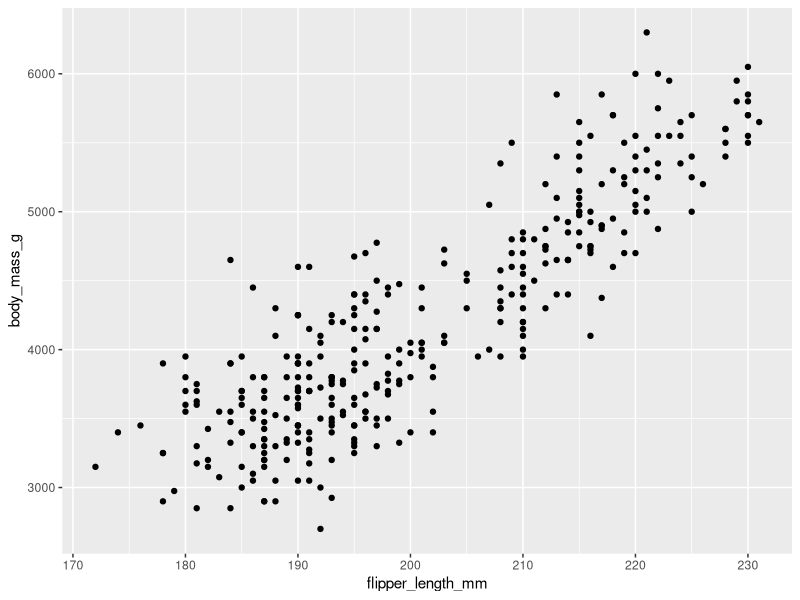
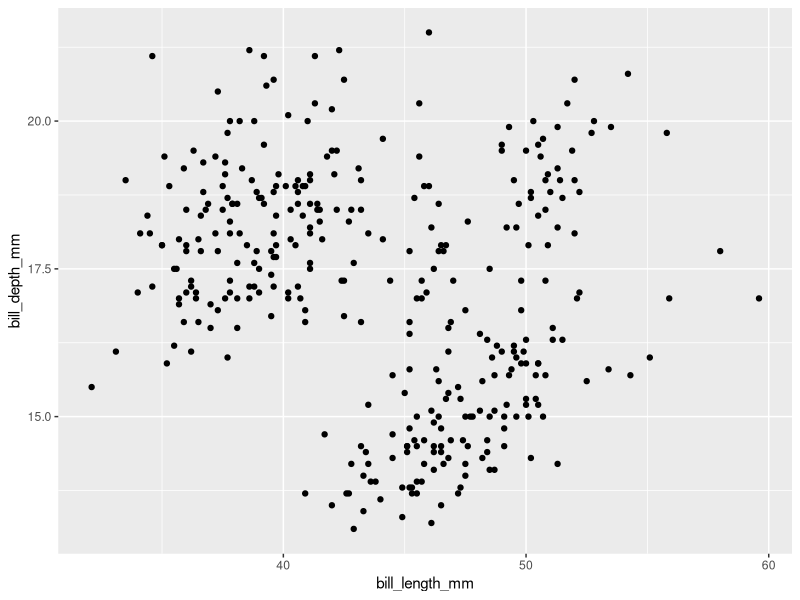
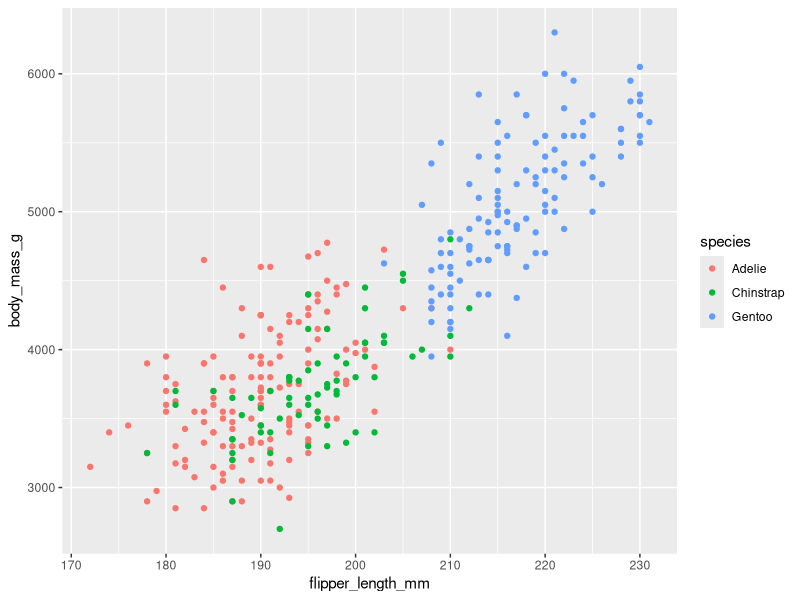
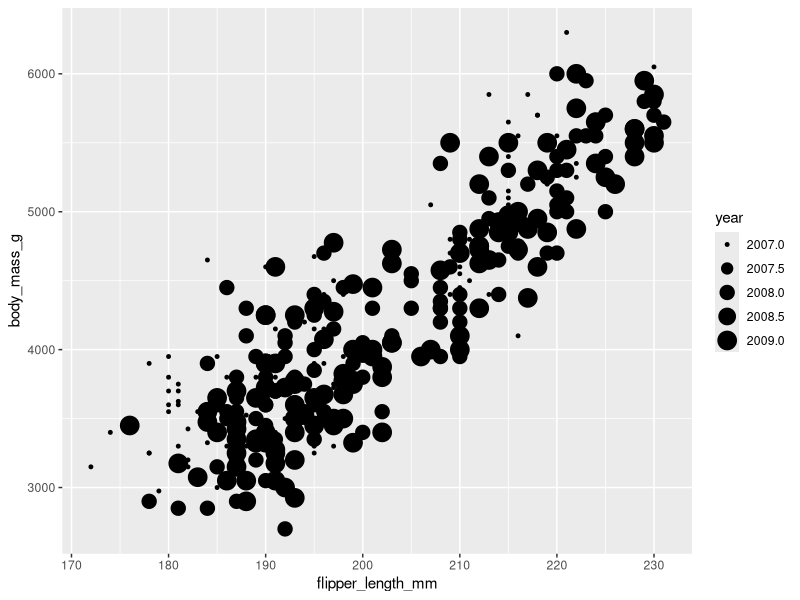
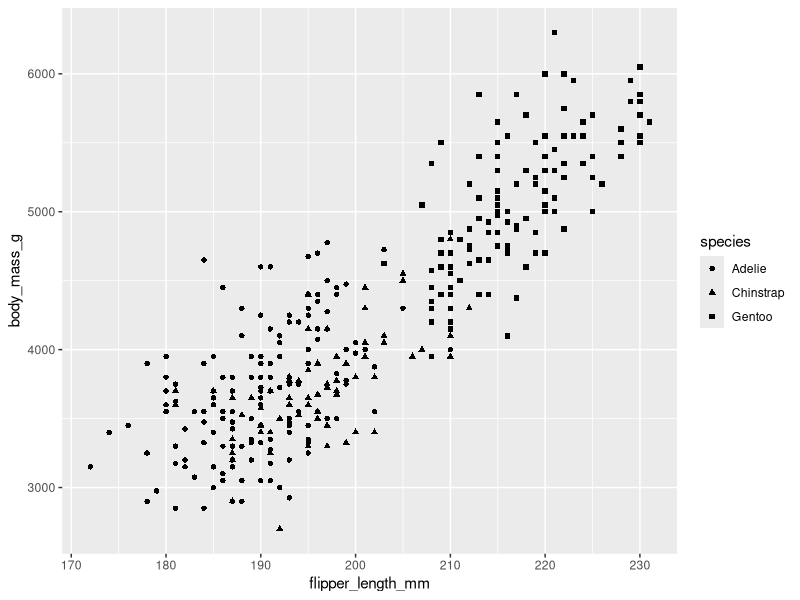
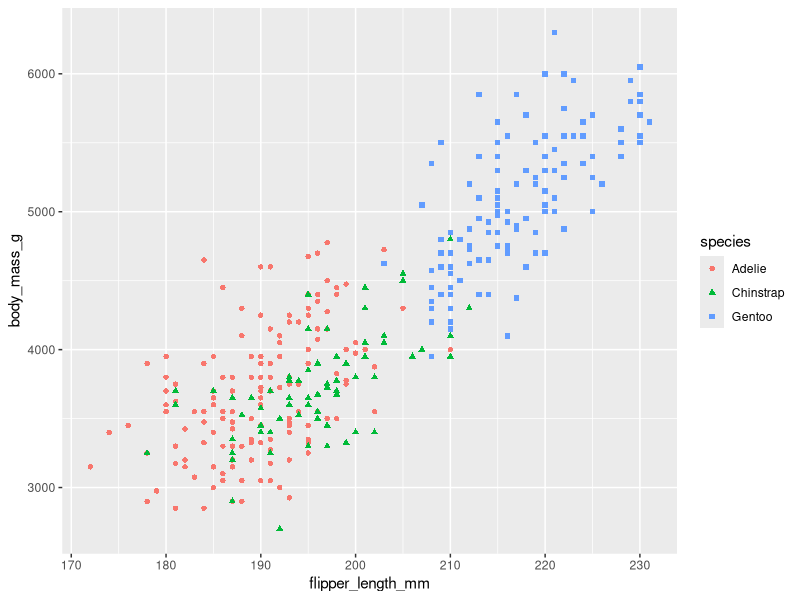
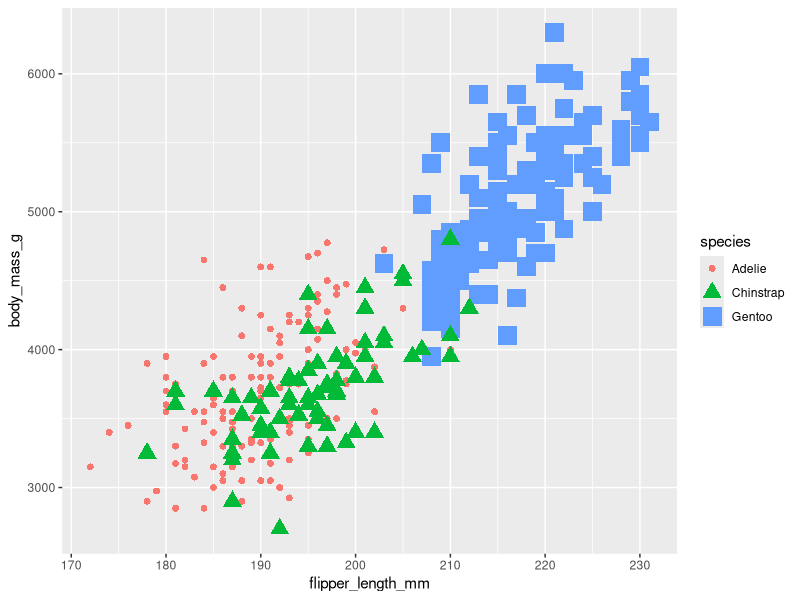
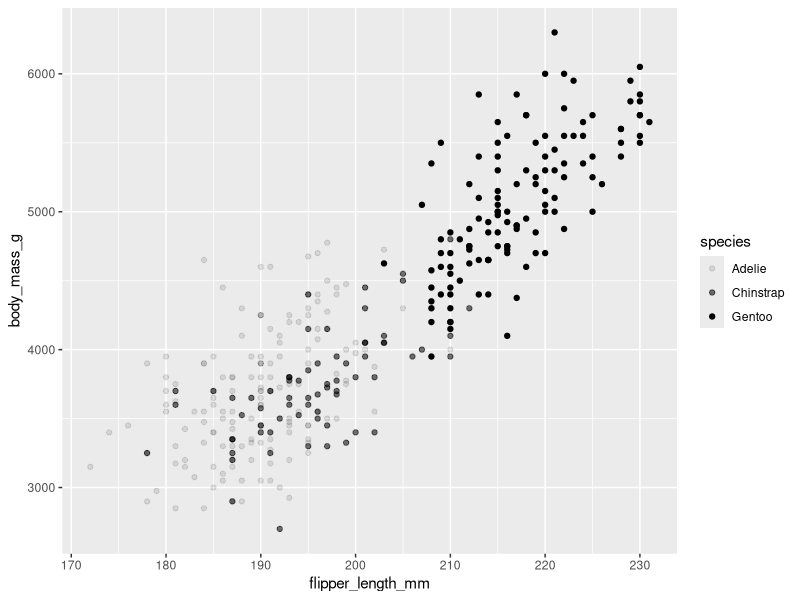

Here is the R script that generated these plots, in order:
library(ggplot2)
library(palmerpenguins)

data(penguins)
View(penguins)

ggplot(data = penguins) + 
  geom_point(mapping = aes(x = flipper_length_mm, y = body_mass_g))

ggplot( data = penguins)+
  geom_point(mapping = aes(x=bill_length_mm, y=bill_depth_mm))

ggplot(data = penguins) + 
  geom_point(mapping = aes(x = flipper_length_mm, y = body_mass_g, color=species))

ggplot(data = penguins) + 
  geom_point(mapping = aes(x = flipper_length_mm, y = body_mass_g, size=year))

ggplot(data = penguins) + 
  geom_point(mapping = aes(x = flipper_length_mm, y = body_mass_g, shape=species))

ggplot(data = penguins) + 
  geom_point(mapping = aes(x = flipper_length_mm, y = body_mass_g, shape=species, color=species))

ggplot(data = penguins) + 
  geom_point(mapping = aes(x = flipper_length_mm, y = body_mass_g, shape=species, color=species, size=species))

ggplot(data = penguins) + 
  geom_point(mapping = aes(x = flipper_length_mm, y = body_mass_g, alpha=species))

ggplot(data = penguins) + 
  geom_point(mapping = aes(x = flipper_length_mm, y = body_mass_g, shape=species), color="purple")

ggplot( data = penguins)+
  geom_smooth(mapping = aes(x=bill_length_mm, y=bill_depth_mm))

ggplot(data = penguins) + 
  geom_smooth(mapping = aes(x = flipper_length_mm, y = body_mass_g)) +
  geom_point(mapping = aes(x = flipper_length_mm, y = body_mass_g))

ggplot(data = penguins) + 
  geom_smooth(mapping = aes(x = flipper_length_mm, y = body_mass_g, linetype=species))

ggplot(data = penguins) + 
  geom_jitter(mapping = aes(x = flipper_length_mm, y = body_mass_g))

ggplot(data=diamonds) +
  geom_bar(mapping = aes(x=cut))

ggplot(data=diamonds) +
  geom_bar(mapping = aes(x=cut, color=cut))

ggplot(data=diamonds) +
  geom_bar(mapping = aes(x=cut, fill=cut))

ggplot(data=diamonds) +
  geom_bar(mapping = aes(x=cut, fill=clarity))

ggplot(data = penguins) + 
  geom_point(mapping = aes(x = flipper_length_mm, y = body_mass_g, color=species)) +
  facet_wrap(~species)

ggplot(data=diamonds) +
  geom_bar(mapping = aes(x=cut, fill=cut)) +
  facet_wrap(~cut)

ggplot(data=diamonds) +
  geom_bar(mapping = aes(x=cut, fill=cut)) +
  facet_wrap(~color)

ggplot(data = penguins) + 
  geom_point(mapping = aes(x = flipper_length_mm, y = body_mass_g, color=species)) +
  facet_grid(~species)

ggplot(data = penguins) + 
  geom_point(mapping = aes(x = flipper_length_mm, y = body_mass_g, color=species)) +
  facet_grid(~sex)

ggplot(data = penguins) + 
  geom_point(mapping = aes(x = flipper_length_mm, y = body_mass_g, color=species)) +
  facet_grid(sex~species)

ggplot(data = penguins) + 
  geom_point(mapping = aes(x = flipper_length_mm, y = body_mass_g, color=species)) +
  labs(title = "Palmer Penguins: Body Mass vs. Flipper Lenght")

ggplot(data = penguins) + 
  geom_point(mapping = aes(x = flipper_length_mm, y = body_mass_g, color=species)) +
  labs(title = "Palmer Penguins: Body Mass vs. Flipper Lenght", subtitle = "Sample of Three Penguin Species")

ggplot(data = penguins) + 
  geom_point(mapping = aes(x = flipper_length_mm, y = body_mass_g, color=species)) +
  labs(title = "Palmer Penguins: Body Mass vs. Flipper Lenght", 
       subtitle = "Sample of Three Penguin Species", caption = "Data collected by Dr. Kristen Gorman") 

ggplot(data = penguins) + 
  geom_point(mapping = aes(x = flipper_length_mm, y = body_mass_g, color=species)) +
  labs(title = "Palmer Penguins: Body Mass vs. Flipper Lenght", 
       subtitle = "Sample of Three Penguin Species", caption = "Data collected by Dr. Kristen Gorman") +
  annotate("text", x=220, y=3500, label="The Gentoos are the largest")

ggplot(data = penguins) + 
  geom_point(mapping = aes(x = flipper_length_mm, y = body_mass_g, color=species)) +
  labs(title = "Palmer Penguins: Body Mass vs. Flipper Lenght", 
       subtitle = "Sample of Three Penguin Species", caption = "Data collected by Dr. Kristen Gorman") +
  annotate("text", x=220, y=3500, label="The Gentoos are the largest", color="purple",
           fontface="bold", size=4.5)

ggplot(data = penguins) + 
  geom_point(mapping = aes(x = flipper_length_mm, y = body_mass_g, color=species)) +
  labs(title = "Palmer Penguins: Body Mass vs. Flipper Lenght", 
       subtitle = "Sample of Three Penguin Species", caption = "Data collected by Dr. Kristen Gorman") +
  annotate("text", x=220, y=3500, label="The Gentoos are the largest", color="purple",
           fontface="bold", size=4.5, angle=45)

p <- ggplot(data = penguins) + 
  geom_point(mapping = aes(x = flipper_length_mm, y = body_mass_g, color=species)) +
  labs(title = "Palmer Penguins: Body Mass vs. Flipper Lenght", 
       subtitle = "Sample of Three Penguin Species", caption = "Data collected by Dr. Kristen Gorman") +
  annotate("text", x=220, y=3500, label="The Gentoos are the largest", color="purple",
           fontface="bold", size=4.5)

ggplot(data = penguins) + 
  geom_point(mapping = aes(x = flipper_length_mm, y = body_mass_g, color=species))

ggsave("Palmer Penguis.png")